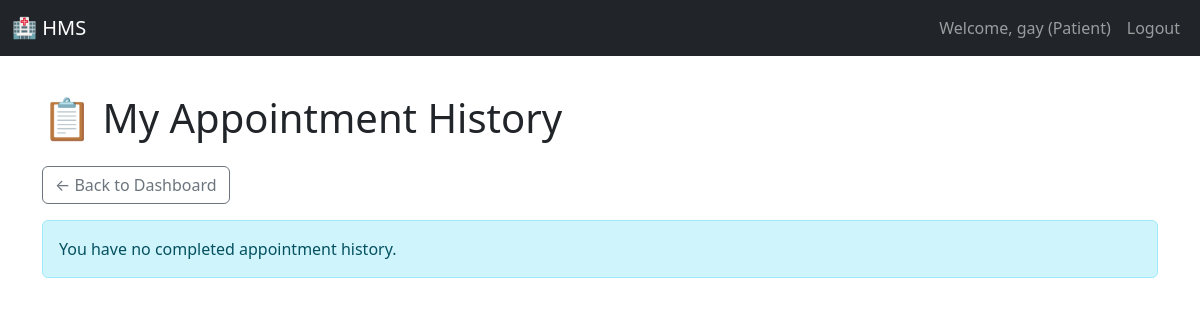
The app's page /patient/history (signed in), older data.
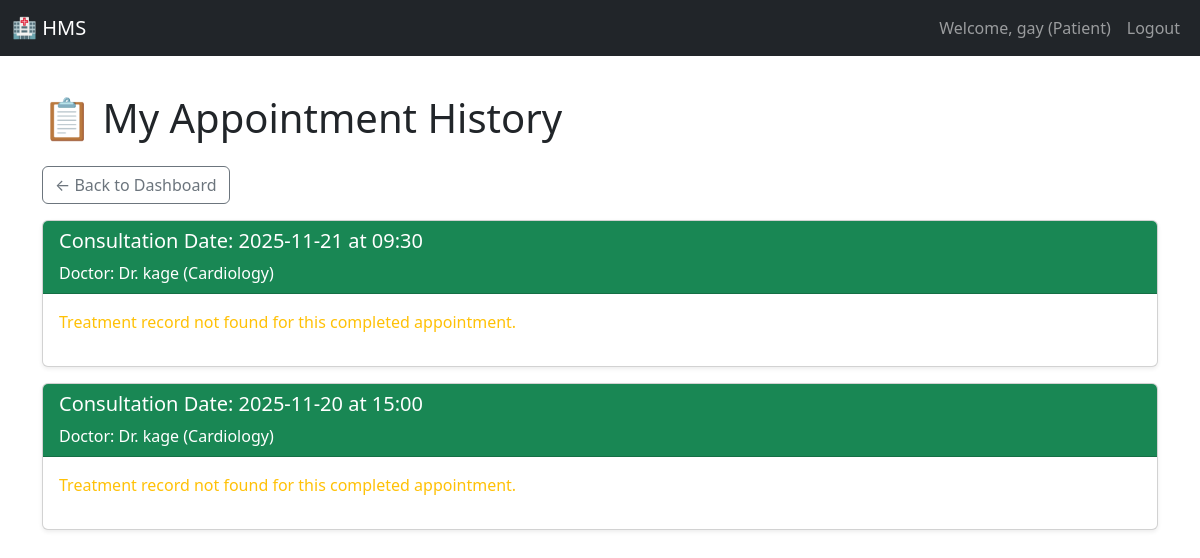
The same page, newer data.
### models.py (models this page shows)
class User(UserMixin, db.Model):
    __tablename__ = 'user'
    id = db.Column(db.Integer, primary_key=True)
    username = db.Column(db.String(80), unique=True, nullable=False)
    password_hash = db.Column(db.String(128), nullable=False)
    role = db.Column(db.String(10), nullable=False)  # Admin, Doctor, Patient
    name = db.Column(db.String(100), nullable=False)
    contact_info = db.Column(db.String(100))
    is_active = db.Column(db.Boolean, default=True) # Used for blacklist/deactivation
    doctor_profile = db.relationship('Doctor', backref='user', uselist=False)
    patient_profile = db.relationship('Patient', backref='user', uselist=False)

class Appointment(db.Model):
    __tablename__ = 'appointment'
    id = db.Column(db.Integer, primary_key=True)
    patient_id = db.Column(db.Integer, db.ForeignKey('patient.user_id'), nullable=False)
    doctor_id = db.Column(db.Integer, db.ForeignKey('doctor.user_id'), nullable=False)
    date = db.Column(db.String(10), nullable=False)
    time = db.Column(db.String(5), nullable=False)
    status = db.Column(db.String(20), default='Booked') # Booked, Completed, Cancelled
    __table_args__ = (db.UniqueConstraint('doctor_id', 'date', 'time', name='_doctor_time_uc'),)
    treatment_record = db.relationship('Treatment', backref='appointment', uselist=False)

class Specialization(db.Model):
    __tablename__ = 'specialization'
    id = db.Column(db.Integer, primary_key=True)
    name = db.Column(db.String(80), unique=True, nullable=False)
    description = db.Column(db.String(255))
    doctors = db.relationship('Doctor', backref='specialization', lazy='dynamic')

### app.py (the view)
@app.route('/patient/history')
@role_required('Patient')
def patient_history():
    history = Appointment.query.filter(
        Appointment.patient_id == current_user.id,
        Appointment.status == 'Completed'
    ).order_by(Appointment.date.desc(), Appointment.time.desc()).all()
    return render_template('patient_history.html', history=history)

### app.py (called while the page is built)
@login_manager.user_loader
def load_user(user_id):
    return User.query.get(int(user_id))

def role_required(role):
    def wrapper(func):
        @login_required
        @functools.wraps(func) # <<< THIS LINE IS THE FIX
        def decorated_view(*args, **kwargs):
            if current_user.role != role:
                flash('Access denied. You do not have the required permissions.', 'danger')
                return redirect(url_for('dashboard'))
            return func(*args, **kwargs)
        return decorated_view
    return wrapper

### templates/patient_history.html (shortened to what this page needs)
{% extends "base.html" %}
{% block content %}
<h1 class="mb-4">📋 My Appointment History</h1>
<a href="{{ url_for('patient_dashboard') }}" class="btn btn-outline-secondary mb-3">← Back to Dashboard</a>
{% for appt in history %}
<div class="card mb-3 shadow-sm">
    <div class="card-header bg-success text-white">
        <h5>Consultation Date: {{ appt.date }} at {{ appt.time }}</h5>
        <p class="m-0">Doctor: Dr. {{ appt.doctor.user.name }} ({{ appt.doctor.specialization.name }})</p>
    </div>
    <div class="card-body">
        {% if appt.treatment_record %}
            <h6>Diagnosis:</h6>
            <p>{{ appt.treatment_record.diagnosis | default("N/A", true) }}</p>
            <h6>Prescription:</h6>
            <p class="border p-2 bg-light">{{ appt.treatment_record.prescription | default("No prescription recorded.", true) }}</p>
            <h6>Doctor's Notes:</h6>
            <p class="text-muted small">{{ appt.treatment_record.notes | default("No additional notes.", true) }}</p>
        {% else %}
            <p class="text-warning">Treatment record not found for this completed appointment.</p>
        {% endif %}
    </div>
</div>
{% else %}
<div class="alert alert-info">You have no completed appointment history.</div>
{% endfor %}
{% endblock %}

### templates/base.html (shortened to what this page needs)
<!DOCTYPE html>
<html lang="en">
<head>
    <link href="https://cdn.jsdelivr.net/npm/bootstrap@5.3.3/dist/css/bootstrap.min.css" rel="stylesheet">
</head>
<body>
    <nav class="navbar navbar-expand-lg navbar-dark bg-dark fixed-top">
        <div class="container-fluid">
            <a class="navbar-brand" href="{{ url_for('dashboard') }}">🏥 HMS</a>
            <div class="collapse navbar-collapse" id="navbarNav">
                <ul class="navbar-nav ms-auto">
                    {% if current_user.is_authenticated %}
                    <li class="nav-item">
                        <span class="nav-link">Welcome, {{ current_user.name }} ({{ current_user.role }})</span>
                    </li>
                    <li class="nav-item">
                        <a class="nav-link btn btn-sm btn-outline-light" href="{{ url_for('logout') }}">Logout</a>
                    </li>
                    {% endif %}
                </ul>
            </div>
        </div>
    </nav>
    <div class="container mt-4">
        {% block content %}{% endblock %}
    </div>
</body>
</html>

### templates/base.html (style rules this page uses)
body { padding-top: 70px; }

Row changes from the older to the newer data that the page shows:
added Appointment: date "2025-11-21", time "09:30", doctor.user.name "kage", doctor.specialization.name "Cardiology"
now on this page (row edited): Appointment: date "2025-11-20", time "15:00", doctor.user.name "kage", doctor.specialization.name "Cardiology"
Text that changed along with them:
text no longer shown: "You have no completed appointment history."
